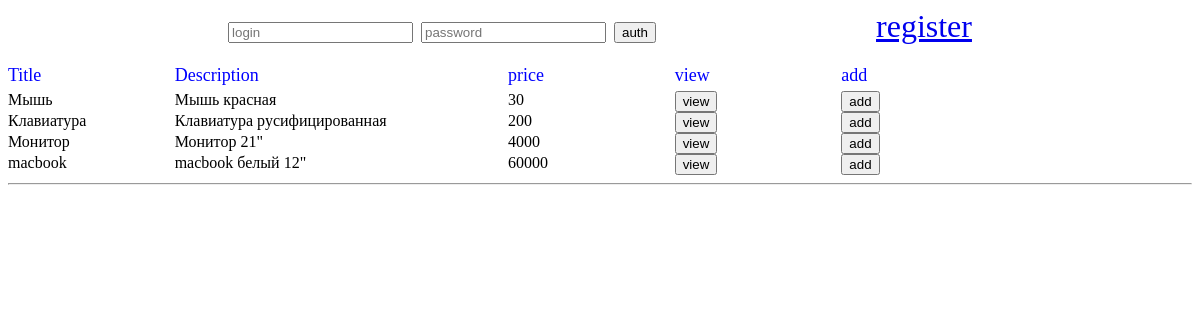
Before: / with the older database file.
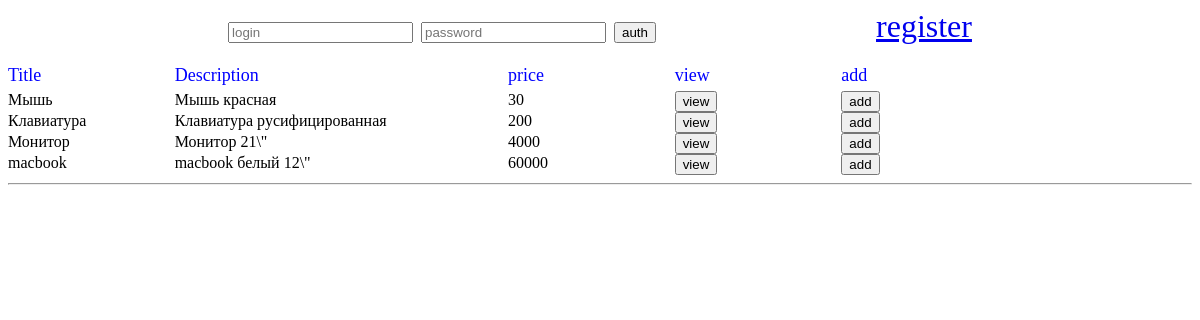
After: the same page with the newer database file.
### tables this page shows
CREATE TABLE `goods` (
  `id` int(11) NOT NULL,
  `good` varchar(30) NOT NULL,
  `description` varchar(256) NOT NULL,
  `price` decimal(10,0) NOT NULL,
  `good_img` varchar(30) NOT NULL
);

### index.php (the view, shortened to what this page needs)
<?php
include('bd.php');
$query = mysqli_query($link, 'SELECT * FROM goods');
?>
<!doctype html>
<html lang="en">
<head>
  <link rel="stylesheet" href="style.css">
</head>
<body>
<div class="auth">
  <?php include('auth.php');
  ?>
</div>
<form action="" method="post">
  <div class="table">
    <label class="head">Title</label>
    <label class="head">Description</label>
    <label class="head">price</label>
    <label class="head">view</label>
    <label class="head">add</label>
    <? while ($row = mysqli_fetch_assoc($query)) : ?>
      <div><?= $row['good'] ?></div>
      <div><?= $row['description'] ?></div>
      <div><?= $row['price'] ?></div>
      <div>
        <button value="<?= $row['id'] ?>" name="id">view</button>
      </div>
      <div>
        <button value="<?= $row['id'] ?>" name="add">add</button>
      </div>
    <? endwhile ?>
  </div>
</form>
<hr>
</body>
</html>

### auth.php (shortened to what this page needs)
<?php if (!$_SESSION['name']): ?>
  <form action="" method="post">
    <input type="text" placeholder="login" name="login">
    <input type="password" placeholder="password" name="pass">
    <input type="submit" value="auth">
  </form>
  <a href="register.php">register</a>
<? endif ?>

### style.css (style rules this page uses)
.table { display: grid; grid-template-columns: 1fr 2fr repeat(3, 1fr); width: 1000px; }
.head { color: blue; font-size: 18px; margin-bottom: 5px; }
.auth { display: flex; justify-content: space-evenly; margin-bottom: 20px; font-size: xx-large; }

Changed rows visible on the page:
changed goods "Монитор": description "Монитор 21\"" → "Монитор 21\\\""
changed goods "macbook": description "macbook белый 12\"" → "macbook белый 12\\\""
